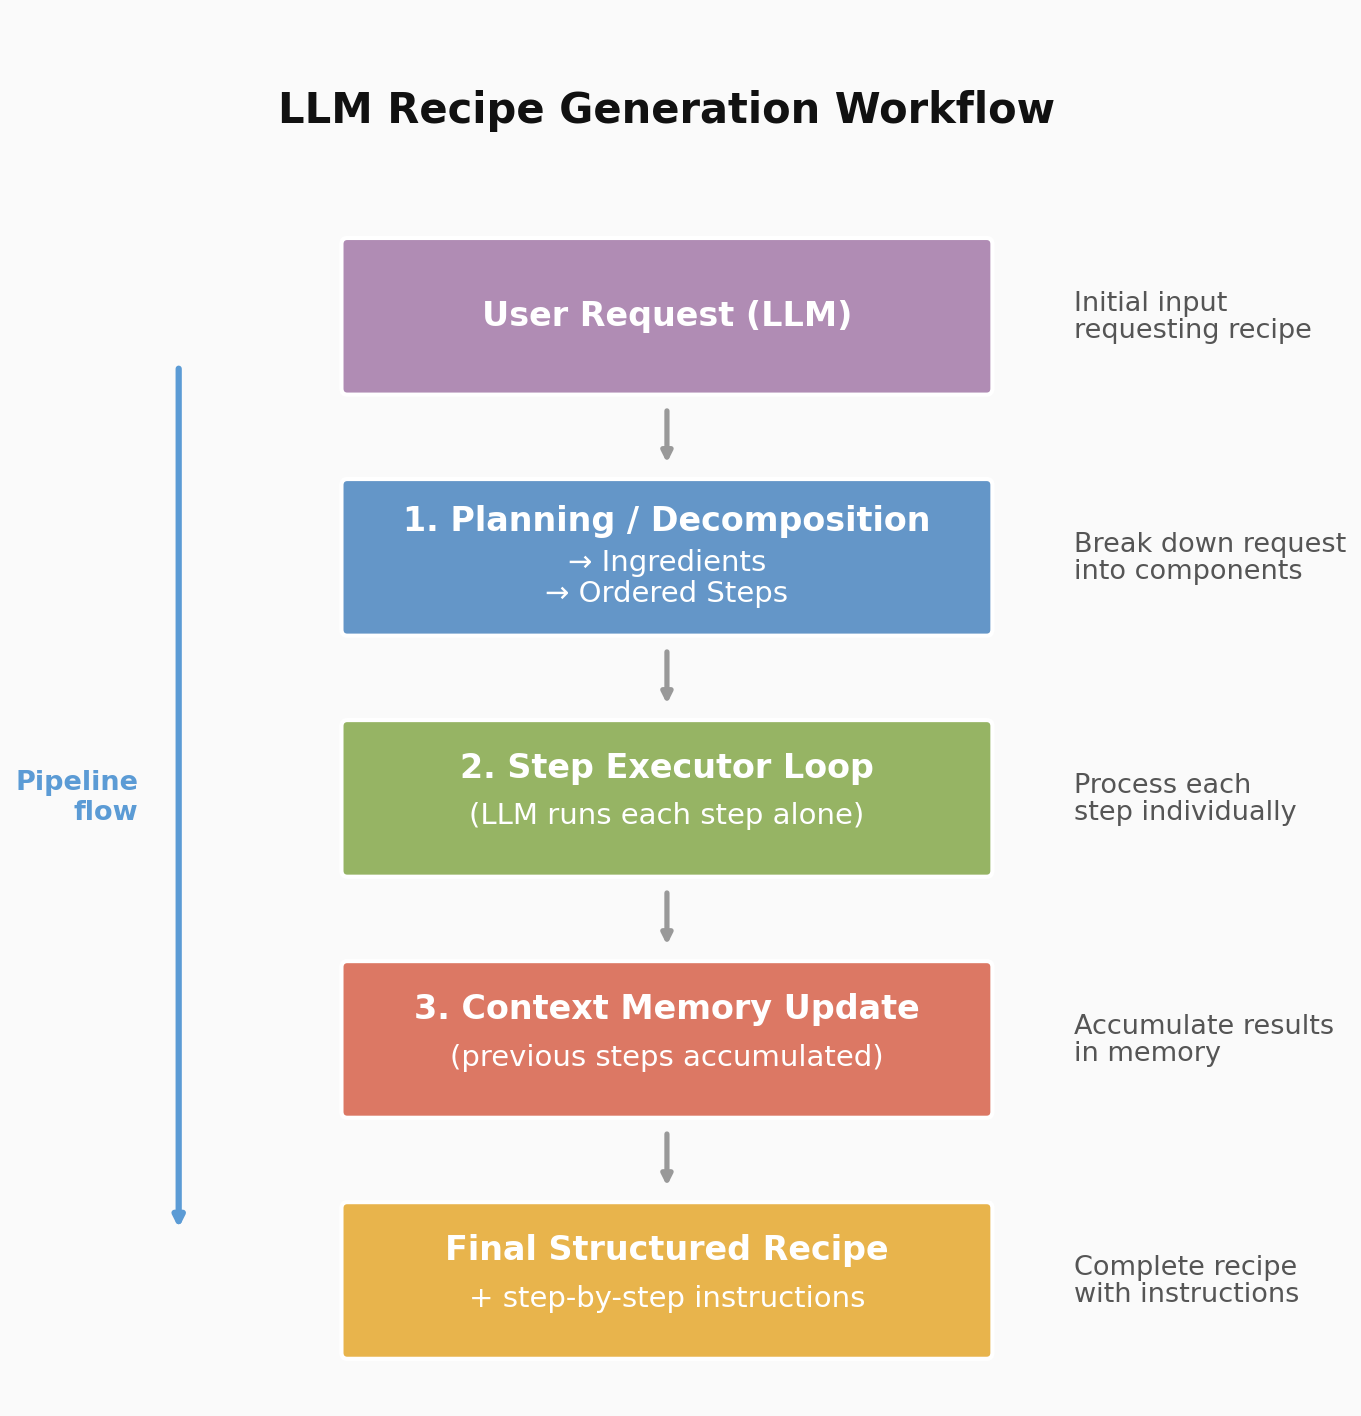

Write the Python code that produced this figure.
"""
LLM Recipe Generation Workflow
================================
Shows the pipeline from user request to final recipe output.

Generates: documents/harnessing/workflow-diagram.png
"""

import matplotlib.patches as mpatches
import matplotlib.pyplot as plt

plt.rcParams.update({"font.family": "DejaVu Sans"})

# ── colours ────────────────────────────────────────────────────────────────────
C_BG = "#FAFAFA"
C_REQUEST = "#B08CB4"    # purple
C_PLANNING = "#6496C8"   # blue
C_EXECUTOR = "#96B464"   # green
C_MEMORY = "#DC7864"     # red/orange
C_OUTPUT = "#E8B44C"     # yellow/gold

# ── layout ─────────────────────────────────────────────────────────────────────
FIG_W, FIG_H = 10, 12
BOX_W = 5.5
BOX_H = 1.2

# y-positions (top to bottom)
Y_TITLE = 11.2
Y_REQUEST = 9.5
Y_PLANNING = 7.5
Y_EXECUTOR = 5.5
Y_MEMORY = 3.5
Y_OUTPUT = 1.5

# x-position
CX = FIG_W / 2  # center column
ANNOT_X = CX + 3.5  # annotation column


def rbox(ax, cx, cy, w, h, fc, ec="white", lw=2.0, z=2):
    """Draw a rounded box."""
    ax.add_patch(
        mpatches.FancyBboxPatch(
            (cx - w / 2, cy - h / 2),
            w,
            h,
            boxstyle="round,pad=0.05",
            fc=fc,
            ec=ec,
            lw=lw,
            zorder=z,
        )
    )


def arrow(ax, x1, y1, x2, y2, color="#999999", lw=2.5, z=1):
    """Draw an arrow."""
    ax.annotate(
        "",
        xy=(x2, y2),
        xytext=(x1, y1),
        arrowprops=dict(arrowstyle="-|>", color=color, lw=lw),
        zorder=z,
    )


def lbl(ax, x, y, s, size=11, color="#222222", weight="normal", ha="center", va="center"):
    """Draw text label."""
    ax.text(x, y, s, fontsize=size, color=color, fontweight=weight, ha=ha, va=va, zorder=5)


def multiline_lbl(ax, x, y, lines, size=9, color="#555555", ha="left"):
    """Draw multi-line annotation text."""
    for i, line in enumerate(lines):
        ax.text(x, y - i * 0.22, line, fontsize=size, color=color, ha=ha, va="center", zorder=5)


# ── figure ─────────────────────────────────────────────────────────────────────
fig, ax = plt.subplots(figsize=(FIG_W, FIG_H))
ax.set_xlim(0, FIG_W)
ax.set_ylim(0.5, 12)
ax.set_facecolor(C_BG)
fig.patch.set_facecolor(C_BG)
ax.axis("off")

# ── title ──────────────────────────────────────────────────────────────────────
lbl(ax, CX, Y_TITLE, "LLM Recipe Generation Workflow", size=20, weight="bold", color="#111111")

# ── 1. user request ────────────────────────────────────────────────────────────
rbox(ax, CX, Y_REQUEST, BOX_W, BOX_H, fc=C_REQUEST)
lbl(ax, CX, Y_REQUEST, "User Request (LLM)", size=16, weight="bold", color="white")

multiline_lbl(
    ax,
    ANNOT_X,
    Y_REQUEST + 0.1,
    ["Initial input", "requesting recipe"],
    size=13,
)

# ── 2. planning / decomposition ────────────────────────────────────────────────
arrow(ax, CX, Y_REQUEST - BOX_H / 2 - 0.15, CX, Y_PLANNING + BOX_H / 2 + 0.15)

rbox(ax, CX, Y_PLANNING, BOX_W, BOX_H, fc=C_PLANNING)
lbl(ax, CX, Y_PLANNING + 0.3, "1. Planning / Decomposition", size=16, weight="bold", color="white")
lbl(ax, CX, Y_PLANNING - 0.05, "→ Ingredients", size=14, color="white")
lbl(ax, CX, Y_PLANNING - 0.30, "→ Ordered Steps", size=14, color="white")

multiline_lbl(
    ax,
    ANNOT_X,
    Y_PLANNING + 0.1,
    ["Break down request", "into components"],
    size=13,
)

# ── 3. step executor loop ──────────────────────────────────────────────────────
arrow(ax, CX, Y_PLANNING - BOX_H / 2 - 0.15, CX, Y_EXECUTOR + BOX_H / 2 + 0.15)

rbox(ax, CX, Y_EXECUTOR, BOX_W, BOX_H, fc=C_EXECUTOR)
lbl(ax, CX, Y_EXECUTOR + 0.25, "2. Step Executor Loop", size=16, weight="bold", color="white")
lbl(ax, CX, Y_EXECUTOR - 0.15, "(LLM runs each step alone)", size=14, color="white")

multiline_lbl(
    ax,
    ANNOT_X,
    Y_EXECUTOR + 0.1,
    ["Process each", "step individually"],
    size=13,
)

# ── 4. context memory update ───────────────────────────────────────────────────
arrow(ax, CX, Y_EXECUTOR - BOX_H / 2 - 0.15, CX, Y_MEMORY + BOX_H / 2 + 0.15)

rbox(ax, CX, Y_MEMORY, BOX_W, BOX_H, fc=C_MEMORY)
lbl(ax, CX, Y_MEMORY + 0.25, "3. Context Memory Update", size=16, weight="bold", color="white")
lbl(ax, CX, Y_MEMORY - 0.15, "(previous steps accumulated)", size=14, color="white")

multiline_lbl(
    ax,
    ANNOT_X,
    Y_MEMORY + 0.1,
    ["Accumulate results", "in memory"],
    size=13,
)

# ── 5. final output ────────────────────────────────────────────────────────────
arrow(ax, CX, Y_MEMORY - BOX_H / 2 - 0.15, CX, Y_OUTPUT + BOX_H / 2 + 0.15)

rbox(ax, CX, Y_OUTPUT, BOX_W, BOX_H, fc=C_OUTPUT)
lbl(ax, CX, Y_OUTPUT + 0.25, "Final Structured Recipe", size=16, weight="bold", color="white")
lbl(ax, CX, Y_OUTPUT - 0.15, "+ step-by-step instructions", size=14, color="white")

multiline_lbl(
    ax,
    ANNOT_X,
    Y_OUTPUT + 0.1,
    ["Complete recipe", "with instructions"],
    size=13,
)

# ── flow annotation (left side) ────────────────────────────────────────────────
flow_x = 0.8
arrow(
    ax,
    flow_x,
    Y_REQUEST - 0.4,
    flow_x,
    Y_OUTPUT + 0.4,
    color="#5B9BD5",
    lw=3.0,
    z=0,
)

lbl(
    ax,
    flow_x - 0.35,
    (Y_REQUEST + Y_OUTPUT) / 2,
    "Pipeline\nflow",
    size=13,
    color="#5B9BD5",
    ha="right",
    weight="bold",
)

# ── save ───────────────────────────────────────────────────────────────────────
OUT = "documents/harnessing/workflow-diagram.png"
plt.savefig(OUT, dpi=150, bbox_inches="tight", facecolor=C_BG)
print(f"Saved: {OUT}")
plt.close()
